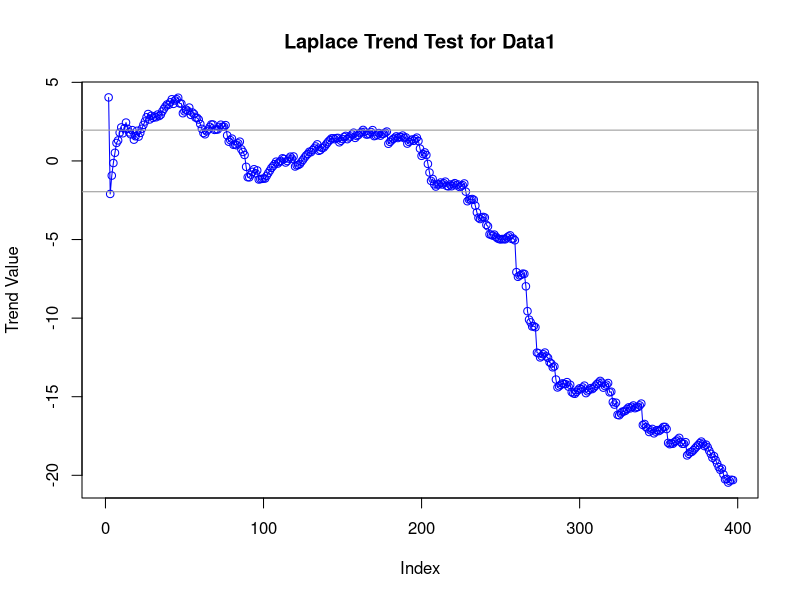
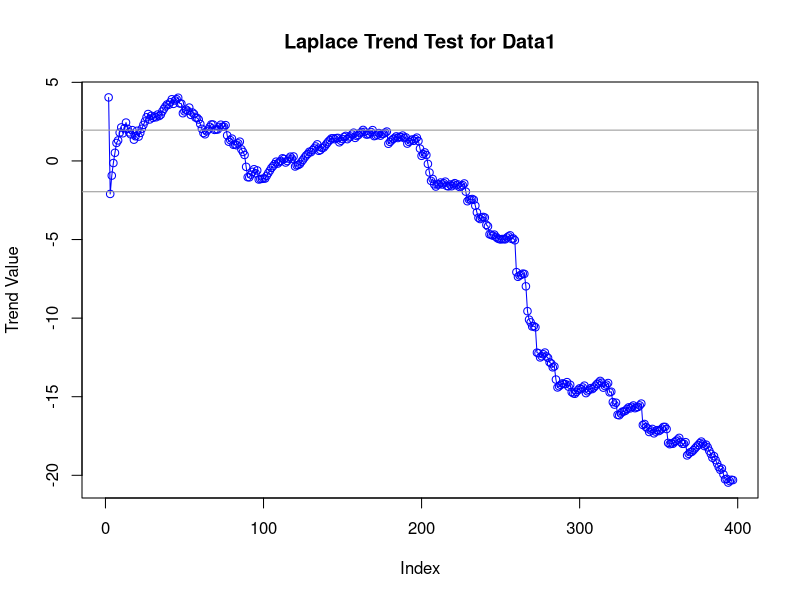
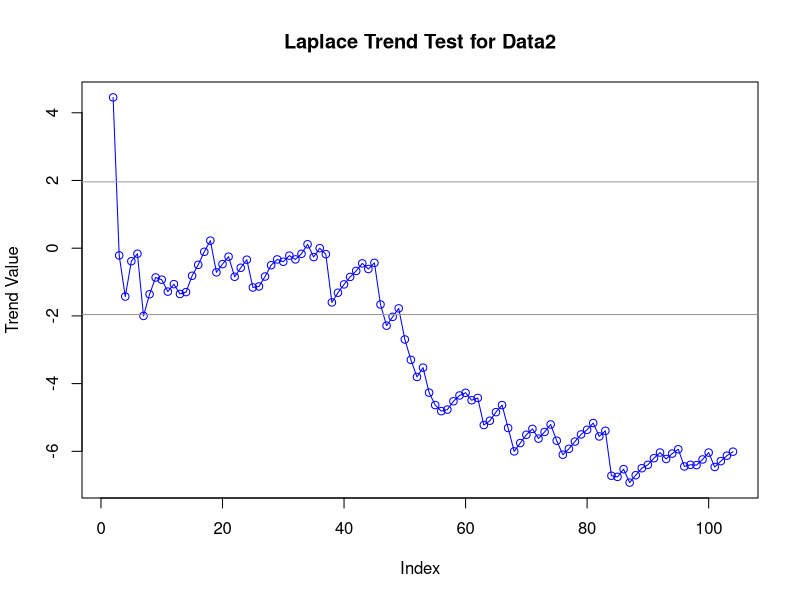
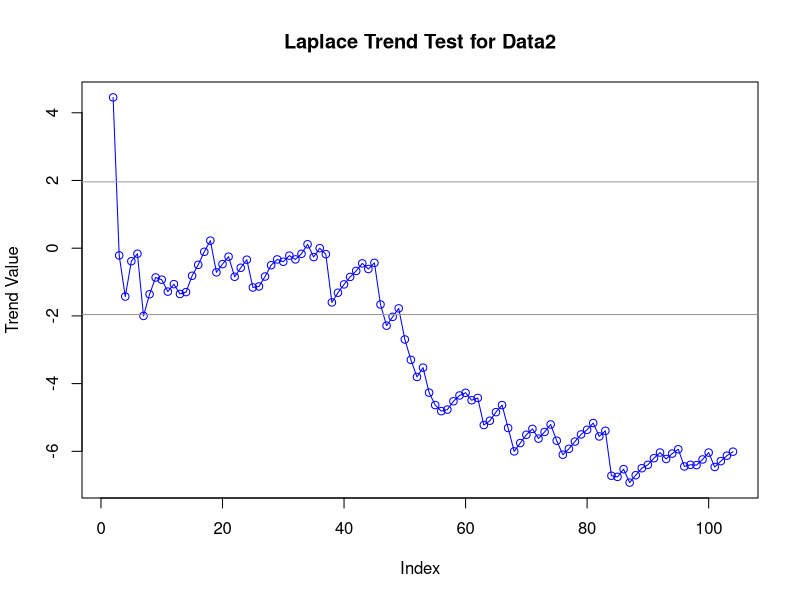

Write the R code that produced these figures, in order.
library(ggplot2)

calculateAndPlotLaplaceTrend <- function(dataFrame, dataSetName) {
    # Initialize the results matrix
    resultsMatrix <- matrix(nrow = nrow(dataFrame), ncol = 2)
    
    # Calculation loop
    for (index in 2:nrow(dataFrame)) {
        # Calculate the trend value
        cumulativeSum <- sum(dataFrame[1:index, 2])
        # Calculate the partial cumulative sum
        partialCumulativeSum <- sum(sapply(2:(index-1), function(m) sum(dataFrame[1:m, 2])))
        # Store the trend value in the results matrix
        resultsMatrix[index, 2] <- ((1/(index-1))*partialCumulativeSum - cumulativeSum/2)/(cumulativeSum*sqrt(1/(12*(index - 1))))
    }
    
    # Define filename for plots
    generatePlotFilename <- function(extension) paste0(dataSetName, "_LaplaceTrend.", extension)
    
    # Save plot as EPS to be used in LaTeX
    postscript(generatePlotFilename("eps"), horizontal = FALSE, onefile = FALSE, paper = "special", height = 6, width = 6)
    generatePlot(resultsMatrix, dataSetName)
    dev.off()
    
    # Save plot as PNG for human viewing
    png(generatePlotFilename("png"), width = 480, height = 480)
    generatePlot(resultsMatrix, dataSetName)
    dev.off()
}

generatePlot <- function(trendResults, titleName) {
    plot(1:nrow(trendResults), trendResults[, 2], type = "o", col = "blue", xlab = "Index", ylab = "Trend Value",
        main = paste("Laplace Trend Test for", titleName))
    abline(h = c(1.96, -1.96), col = "gray60")
}

data1 <- read.csv("../data1.csv")
data2 <- read.csv("../data2.csv")

# Perform the calculation and plotting for each dataset
calculateAndPlotLaplaceTrend(data1, "Data1")
calculateAndPlotLaplaceTrend(data2, "Data2")
